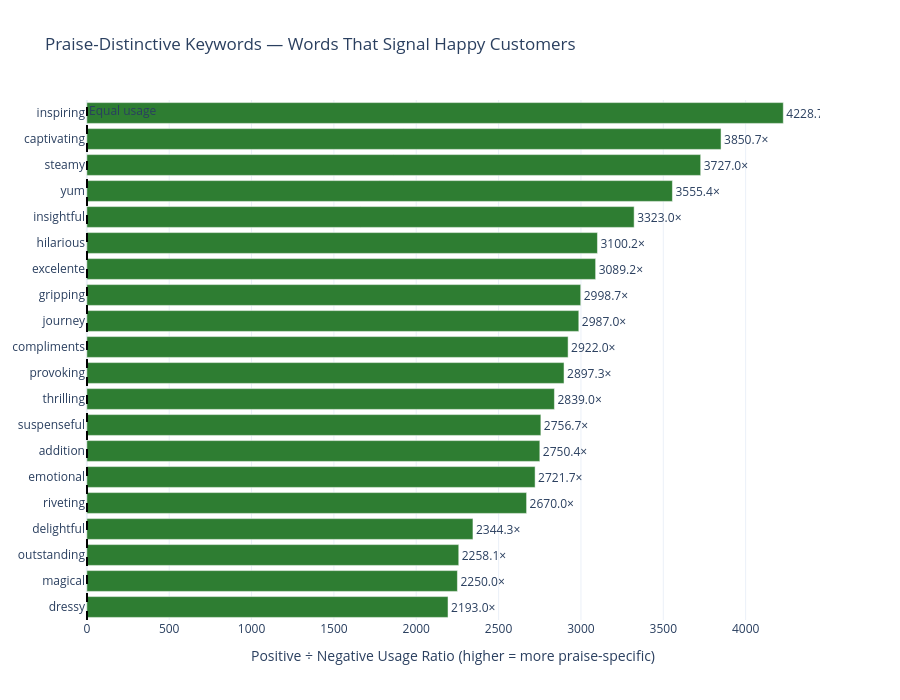

This figure's notebook cell:
### Code cell
top20_pos = overall_pos.nlargest(20, 'pos_ratio').sort_values('pos_ratio')

fig = go.Figure(go.Bar(
    x=top20_pos['pos_ratio'],
    y=top20_pos[KW_WORD],
    orientation='h',
    marker_color='#2E7D32',
    text=[f'{v:.1f}×' for v in top20_pos['pos_ratio']],
    textposition='outside'
))
fig.add_vline(x=1.0, line_color='black', line_width=2, line_dash='dash',
              annotation_text='Equal usage')
fig.update_layout(
    title='Praise-Distinctive Keywords — Words That Signal Happy Customers',
    xaxis_title='Positive ÷ Negative Usage Ratio (higher = more praise-specific)',
    template=TEMPLATE, height=700
)
save_chart(fig, '06_distinctive_positive_keywords')
fig.show()

### Figure 1 — Plotly figure (JSON) as saved in the notebook; plotly's stock layout.template omitted (floating-point values rounded to 4 significant figures)
{"data": [{"marker": {"color": "#2E7D32"}, "orientation": "h", "text": ["2193.0×", "2250.0×", "2258.1×", "2344.3×", "2670.0×", "2721.7×", "2750.4×", "2756.7×", "2839.0×", "2897.3×", "2922.0×", "2987.0×", "2998.7×", "3089.2×", "3100.2×", "3323.0×", "3555.4×", "3727.0×", "3850.7×", "4228.7×"], "textposition": "outside", "type": "bar", "x": [2193.0, 2250.0, 2258.0, 2344.0, 2670.0, 2722.0, 2750.0, 2757.0, 2839.0, 2897.0, 2922.0, 2987.0, 2999.0, 3089.0, 3100.0, 3323.0, 3555.0, 3727.0, 3851.0, 4229.0], "y": ["dressy", "magical", "outstanding", "delightful", "riveting", "emotional", "addition", "suspenseful", "thrilling", "provoking", "compliments", "journey", "gripping", "excelente", "hilarious", "insightful", "yum", "steamy", "captivating", "inspiring"]}], "layout": {"annotations": [{"showarrow": false, "text": "Equal usage", "x": 1, "xanchor": "left", "xref": "x", "y": 1, "yanchor": "top", "yref": "y domain"}], "height": 700, "shapes": [{"line": {"color": "black", "dash": "dash", "width": 2}, "type": "line", "x0": 1, "x1": 1, "xref": "x", "y0": 0, "y1": 1, "yref": "y domain"}], "title": {"text": "Praise-Distinctive Keywords — Words That Signal Happy Customers"}, "xaxis": {"title": {"text": "Positive ÷ Negative Usage Ratio (higher = more praise-specific)"}}}}
